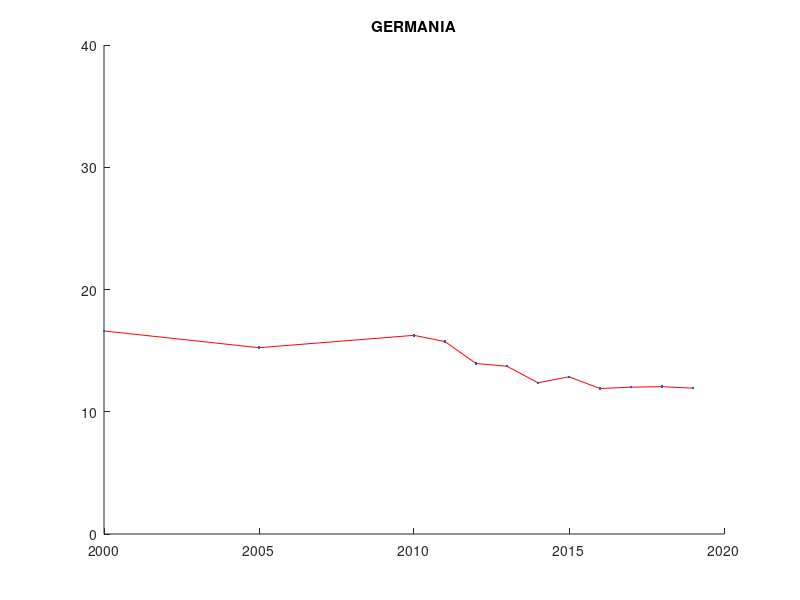

Reproduce this figure in MATLAB.
x = [2000 2005 2010 2011 2012 2013 2014 2015 2016 2017 2018 2019];
y = [16.61	15.24	16.25	15.74	13.95	13.72	12.37	12.86	11.90	12.01	12.05	11.93];
ylim([0 40])

title('GERMANIA')
hold on
plot(x,y,'r')
plot(x,y,'.')